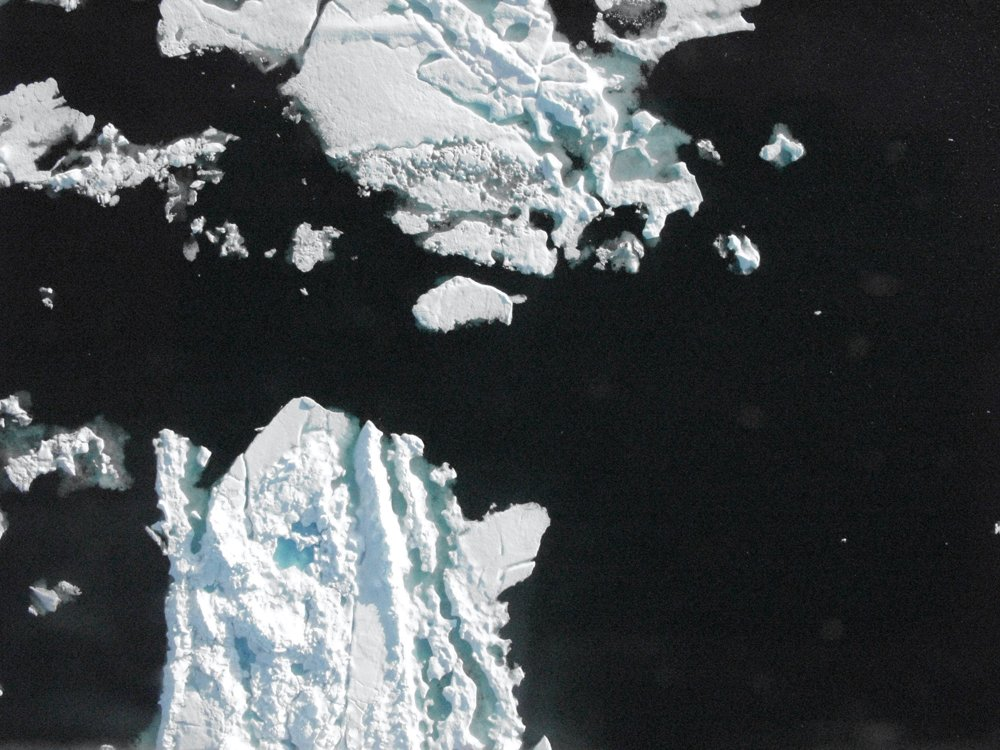
#> input picture Data/072610_00104.jpg, 1000 x 750 px, found by its file name
$ python quickshift.py
#> lines starting #> are read from the running program, lines starting #| are printed output that depends on the picture; after the words box and inside, x2 and y2 are one past the last pixel; in counts of white or black regions, pixels touching at a corner belong together
from skimage.segmentation import quickshift, mark_boundaries
from skimage import feature
import skimage
import cv2

filePath = "C:\\Users\\Phil\\Desktop\\Sea Ice Photo for XSEDE16\\examples\\072610_00104.jpg"

img = cv2.imread(filePath)
#> img is the input picture: shape (750, 1000, 3); mean B, G, R 81.1, 78.8, 74.5

out = quickshift(img)
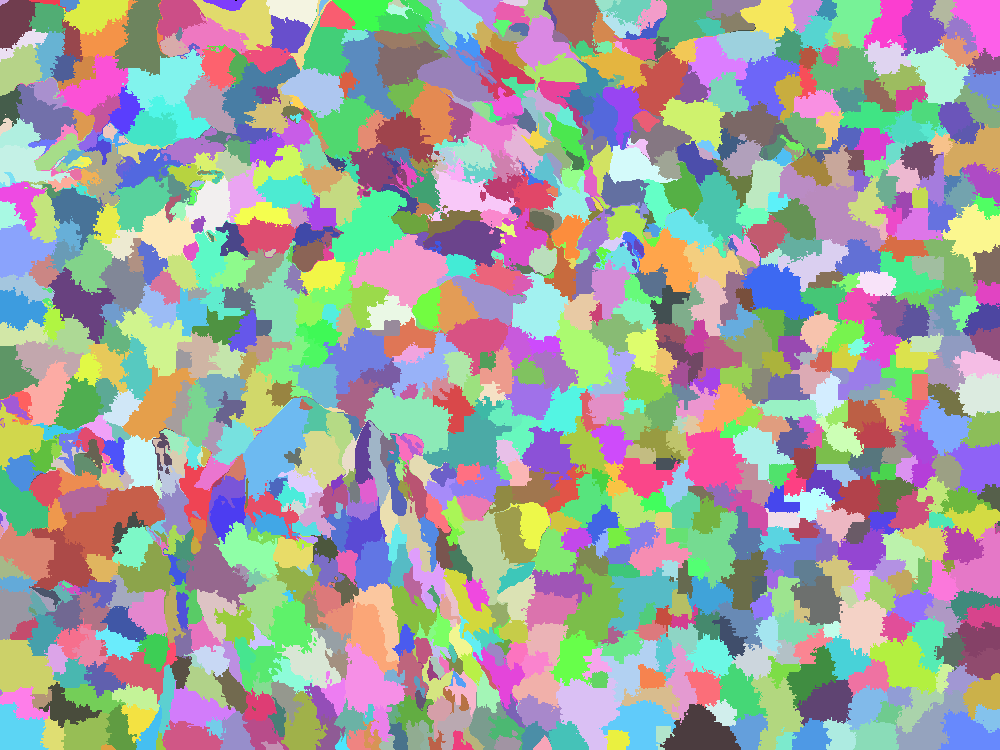
#> out: shape (750, 1000) int64; 1111 distinct labels, from 0 to 1110; one colour per label, 0 black

def maskSuperPixel(superPix,index,image):
	mask = np.zeros(img.shape[:2], dtype = "uint8")
	mask[superPix == index] = 255
	cv2.imshow("", cv2.bitwise_and(image, image, mask = mask))
	cv2.waitKey(0)

props = skimage.measure.regionprops(out,img[:,:,0], cache=False)
#> props = 1110 regions; largest, box (x1, y1, x2, y2) and area: (349, 234, 449, 312) 4025, (63, 485, 165, 560) 3655, (236, 397, 309, 502) 3529, (329, 187, 407, 262) 3318, (364, 387, 453, 454) 3310
r=[prop.mean_intensity for prop in props]
#> r = 1110 values, max 251.2 at index 816, min 21.17 at index 941, mean 98.07
props = skimage.measure.regionprops(out,img[:,:,1], cache=False)
g=[prop.mean_intensity for prop in props]
#> g = 1110 values, max 250.8 at index 816, min 19.48 at index 815, mean 95.47
props = skimage.measure.regionprops(out,img[:,:,2], cache=False)
b=[prop.mean_intensity for prop in props]
#> b = 1110 values, max 249.4 at index 816, min 15.96 at index 871, mean 89.83
#> (the run stopped early here; a loop or call above may not have finished)
